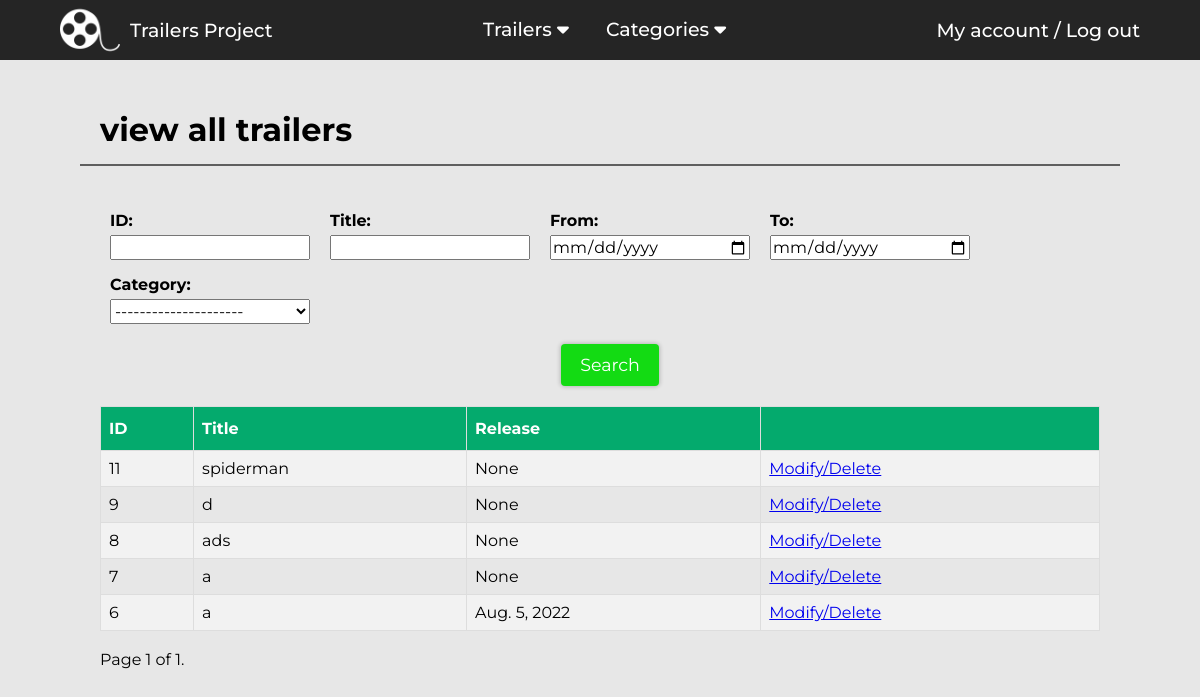
/trailers/view-trailers/ (signed in), run on an earlier commit of the app's database.
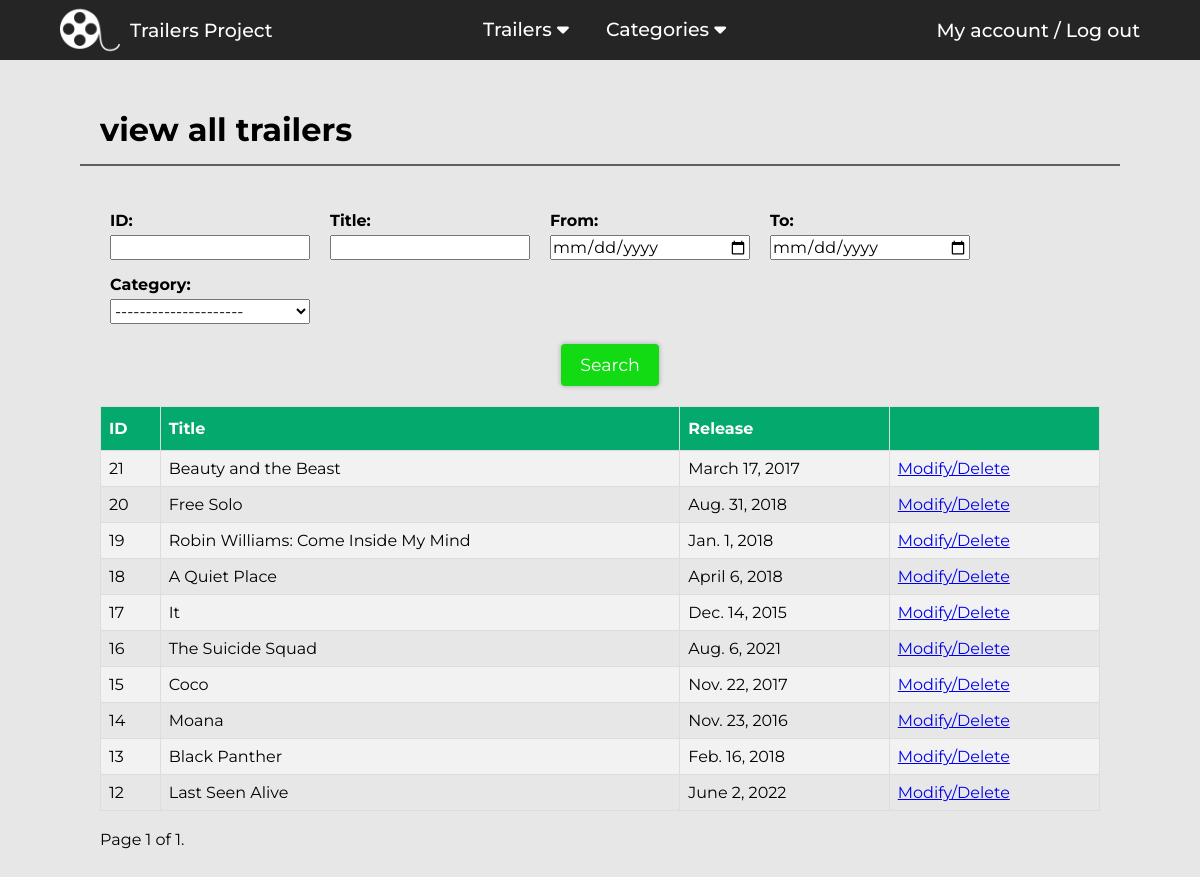
And on a later commit of the database.
### Trailers/models.py (models this page shows)
class Trailers(models.Model):
    title = models.TextField(max_length=70, verbose_name="Title")
    release_date = models.DateField(null=True, blank=True)
    description=models.TextField(max_length=700)
    cast=models.TextField(max_length=100)
    image =models.ImageField(upload_to='images', blank=True )
    trailerUrl=models.TextField(max_length=15)
    category = models.ManyToManyField(Category, blank=True)

### Trailers/views.py (the view)
# urls.py: path('view-trailers/', login_required(views.viewTrailers), name="viewTrailers"),
def viewTrailers(request):
    context = { }
    trailers = Trailers.objects.all().order_by("-id")
    try:
        context["id"]=request.GET["id"]
        trailers = trailers.filter(id=context["id"])
    except:
        pass
    try:
        context["category"]=request.GET["category"]
        trailers = trailers.filter(category__in=Category.objects.filter(id=context["category"]))
    except:
        pass
    try:
        context["title"]=request.GET["title"]
        trailers=trailers.filter(Q(title__icontains=context["title"])|Q(cast__icontains=context["title"]))
        trailers = trailers.annotate(
            k1 = Case(
                When(title__icontains=context["title"], then=Value(1.0)),
                default=Value(0.0),
                output_field=FloatField(),
            ),
            k2 = Case(
                When(title=context["title"], then=Value(1.0)),
                default=Value(0.0),
                output_field=FloatField(),
            ),
            k3 = Case(
                When(cast__icontains=context["title"], then=Value(1.0)),
                default=Value(0.0),
                output_field=FloatField(),
            ),
            rank= F("k1")+ F("k2")+F("k3"),
        ).order_by("-rank")
    except Exception as e:
        pass
    try:
        context["from"]=request.GET["from"]
        trailers = trailers.filter(release_date__gte=context["from"])
    except:
        pass
    try:
        context["to"]=request.GET["to"]
        trailers = trailers.filter(release_date__lte=context["to"])
    except:
        pass
    paginator = Paginator(trailers, 10)
    page = 1
    try:
        page = request.GET.get('page')
    except:
        pass
    trailers = paginator.get_page(page)
    categories = Category.objects.all()
    context["categories"]=categories
    context["trailers"]=trailers
    return render(request, "trailers/view-trailers.html",context)

### templates/trailers/view-trailers.html (shortened to what this page needs)
{% extends "base.html" %}
{% block head %}
<link rel="stylesheet" href="/static/css/table.css">
<link rel="stylesheet" href="/static/css/search.css">
{% endblock head %}
{% block content %}
<h1>view all trailers</h1>
<hr class="hr-separator">
<div class="view-content">
    <div class="search-container">
        <div class="all-params-container">
            <div class="param-container">
                    <h4>ID:</h4>
                    <input type="text" id="id-input" value="{{id}}">
            </div>
            <div class="param-container">
                    <h4>Title:</h4>
                    <input type="text" id="title-input" value="{{title}}">
            </div>
            <div class="param-container">
                    <h4>From:</h4>
                    <input type="date" id="from-input" value="{{from}}">
            </div>
            <div class="param-container">
                    <h4>To:</h4>
                    <input type="date" id="to-input" value="{{to}}">
            </div>
            <div class="param-container">
                    <h4>Category:</h4>
                    <select id="category-input">
                        <option value="no">---------------------</option>
                    </select>
            </div>
        </div>
        <div class="container-center">
            <button type="button" class="btn-save" id="searchBtn">Search</button>
        </div>
    </div>
    <div class="table-container">
        <table class="table">
            <tr>
                <th>ID</th>
                <th>Title</th>
                <th>Release</th>
                <th></th>
            </tr>
            {% for trailer in trailers %}
            <tr>
                <td>{{trailer.id}}</td>
                <td>{{trailer.title}}</td>
                <td>{{trailer.release_date}}</td>
                <td><a href="{% url 'Trailers:modifyTrailer' trailer.id %}">Modify/Delete</a></td>
            </tr>
            {% endfor %}
        </table>
    </div>
    <br>
    <span >
        <span class="current">
            Page {{ trailers.number }} of {{ trailers.paginator.num_pages }}.
        </span>
    </span>
</div>
{% endblock content %}

### templates/base.html (shortened to what this page needs)
<!DOCTYPE html>
<html lang="en">
<head>
    {% load static %}
    <link rel="stylesheet" href="{% static 'css/base.css' %}">
    <link rel="stylesheet" href="{% static 'css/popup.css' %}">
    <link rel="stylesheet" href="{% static 'css/navbar.css' %}">
    {% block head %}
    {% endblock head %}
</head>
<body>
    <header>
        <nav>
            <div class="logo-container">
                <a href="{% url 'home'  %}">
                    <img class="logo"src="{% static 'images/logo.png' %}" alt="logo">
                    <h1>Trailers Project</h1>
                </a>
            </div>
            <ul class="nav-links">
                <li>
                    <a href="#">Trailers <i class="fa-solid fa-caret-down"></i></a>
                </li>
                <li>
                    <a href="#">Categories <i class="fa-solid fa-caret-down"></i></a>
                </li>
            </ul>
            <div class="nav-account">
                <h1><a href="{% url 'Login:myAccount' %}">My account</a> / <a href="{% url 'Login:logout' %}"><button>Log out</button></a></h1>
            </div>
        </nav>
    </header>
   <div class="content-container">
        {% block content %}
        {% endblock content %}
   </div>
</body>
</html>

### static/css/base.css (style rules this page uses)
:root { --gray: rgb(37, 37, 37); --black: #0e0e0e; --blue : rgb(16, 147, 255); --background: rgb(231, 231, 231); --transition: all 0.3s ease 0s; --green: rgb(19, 219, 19); }
* { box-sizing: border-box; margin: 0; padding: 0; font-family: "Montserrat", sans-serif; }
body { background-color: var(--background); }
.content-container { padding: 50px 100px; }
.hr-separator { margin: 15px -20px 40px; border: 1px solid var(--gray); opacity: 0.7; }
.container-center { display: flex; justify-content: center; }
.btn-danger, .btn-save, .btn-yellow { display: inline-block; margin-left: 20px; line-height: 20px; color: white; text-align: center; vertical-align: middle; cursor: pointer; transition: var(--transition); padding: 11px 19px; font-size: 17.5px; -webkit-border-radius: 4px; -moz-border-radius: 4px; border-radius: 4px; border: 0; box-shadow: 0px 0px 4px 1px rgba(0,0,0,0.2); -webkit-box-shadow: 0px 0px 4px 1px rgba(0,0,0,0.2); -moz-box-shadow: 0px 0px 4px 1px rgba(0,0,0,0.2); }
.btn-save { background-color: var(--green); }

### static/css/navbar.css (style rules this page uses)
:root { --gray: rgb(37, 37, 37); --black: #0e0e0e; --blue : rgb(16, 147, 255); }
.logo-container a { display: flex; align-items: center; }
.logo { -webkit-filter: invert(100%); filter: invert(100%); height: 60px; margin-right: 10px; }
header * { font-weight: 500; font-size: 19px; color: white; text-decoration: none; }
nav { background-color: var(--gray); display: flex; justify-content: space-between; padding: 0 60px; }
.nav-account { display: flex; align-items: center; }
.nav-account a { transition: var(--transition); }
.nav-account button { background: none; color: inherit; border: none; padding: 0; font: inherit; cursor: pointer; outline: inherit; transition: var(--transition); }
nav ul { padding: 0%; margin: 0%; float: inherit; }
nav ul li { padding: 10px 1px; transition: var(--transition); height: 100%; position: relative; list-style: none; display: inline-block; }
nav ul li a { position: relative; padding: 0px 15px; top:20%; cursor: default; }

### static/css/table.css (style rules this page uses)
table { font-family: Arial, Helvetica, sans-serif; border-collapse: collapse; width: 100%; }
table td, table th { border: 1px solid #ddd; padding: 8px; }
table tr:nth-child(even) { background-color: #f2f2f2; }
table th { padding-top: 12px; padding-bottom: 12px; text-align: left; background-color: #04AA6D; color: white; }

### static/css/search.css (style rules this page uses)
.search-container { margin-bottom: 20px; }
.all-params-container { display: flex; flex-wrap: wrap; justify-content: flex-start; margin-bottom: 10px; }
.all-params-container .param-container { margin: 10px; }
.all-params-container .param-container { margin-top: 5px; width: 200px; }
.param-container input, .param-container select { width: 100%; font-size: 16px; margin-top: 5px; height: 25px; }

What changed in the data, as far as the page shows it:
removed Trailers: id "11", title "spiderman", release_date "None"
removed Trailers: id "9", title "d", release_date "None"
removed Trailers: id "8", title "ads", release_date "None"
removed Trailers: id "7", title "a", release_date "None"
removed Trailers: id "6", title "a", release_date "Aug. 5, 2022"
added Trailers: id "21", title "Beauty and the Beast", release_date "March 17, 2017"
added Trailers: id "20", title "Free Solo", release_date "Aug. 31, 2018"
added Trailers: id "19", title "Robin Williams: Come Inside My Mind", release_date "Jan. 1, 2018"
added Trailers: id "18", title "A Quiet Place", release_date "April 6, 2018"
added Trailers: id "17", title "It", release_date "Dec. 14, 2015"
added Trailers: id "16", title "The Suicide Squad", release_date "Aug. 6, 2021"
added Trailers: id "15", title "Coco", release_date "Nov. 22, 2017"
added Trailers: id "14", title "Moana", release_date "Nov. 23, 2016"
added Trailers: id "13", title "Black Panther", release_date "Feb. 16, 2018"
added Trailers: id "12", title "Last Seen Alive", release_date "June 2, 2022"
